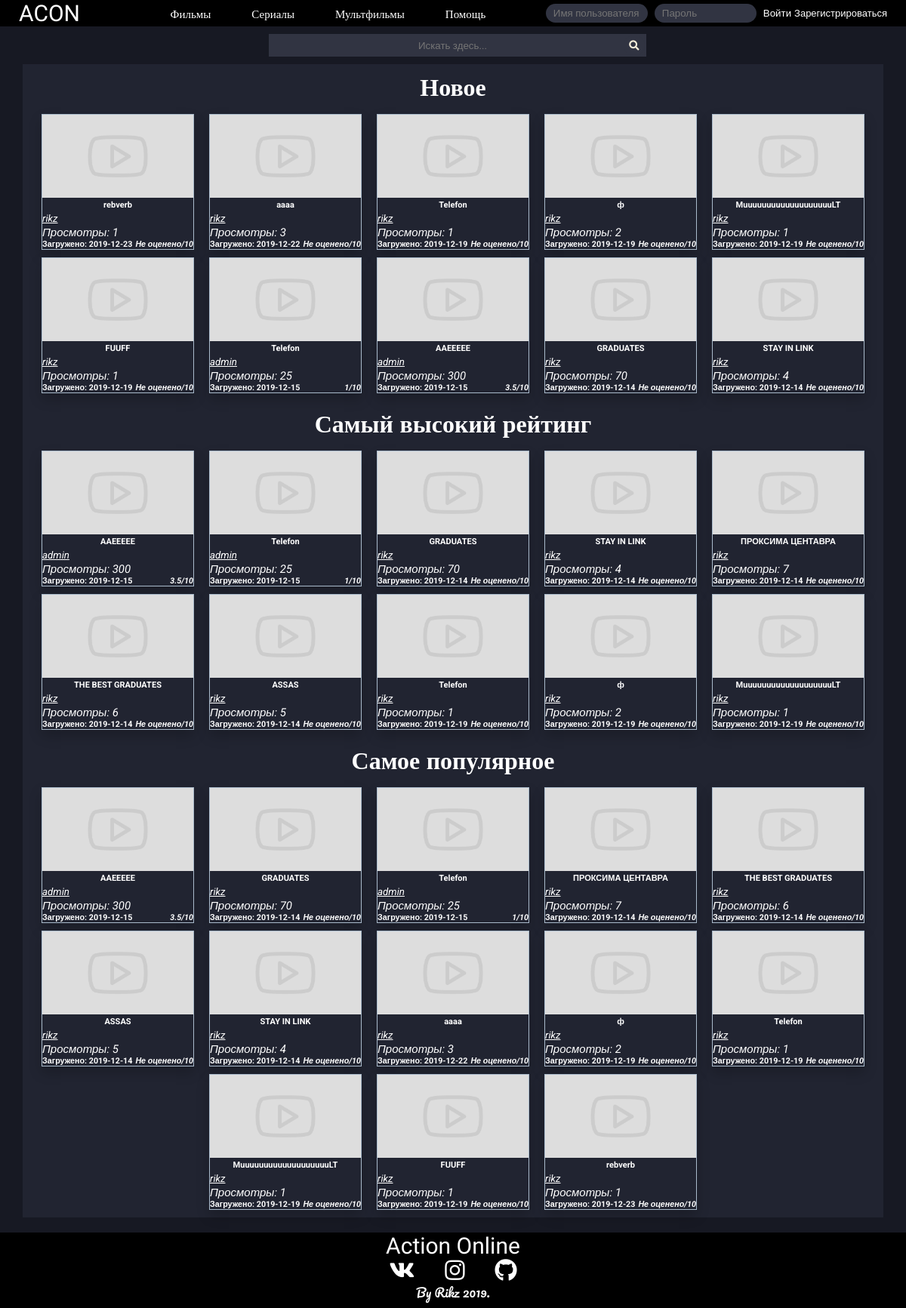
The page / on the database its author committed.
### tables this page shows
CREATE TABLE `files` (
  `id` int(11) UNSIGNED NOT NULL,
  `title` varchar(250) NOT NULL,
  `description` text DEFAULT NULL,
  `preview` varchar(500) DEFAULT NULL,
  `location` varchar(500) NOT NULL,
  `author` varchar(200) DEFAULT NULL,
  `main_genre` int(11) UNSIGNED NOT NULL DEFAULT 1,
  `creator` int(11) UNSIGNED NOT NULL,
  `upload_date` date NOT NULL,
  `views` int(15) UNSIGNED DEFAULT NULL,
  `middle_rating` float UNSIGNED NOT NULL DEFAULT 0,
  `showing` int(10) UNSIGNED NOT NULL,
  `moderating` int(11) UNSIGNED NOT NULL
);

### lib/mainFunctions.php (the view, shortened to what this page needs)
<?php
  function NameByid($id = 0) {
    if (!$id) {
      return ;
    }
    else {
      require "lib/db.php";
      $query = "SELECT username FROM `users` WHERE id = ? LIMIT 1";
      $stmt = mysqli_prepare($dbc,$query);
      mysqli_stmt_bind_param($stmt, 'i', $id);
      mysqli_stmt_execute($stmt);
      mysqli_stmt_bind_result($stmt,$user);
      return $user;
    }
  }
  function accountButton($id,$text = '') {
    return "<button type='submit' id='idNameButton' name='user_link' value=".$id.">".$text."<i class='line_under'>".NameByid($id)."</i></button>";
  }
  function draw_video($query = 0, $showmoderating = 0, $limit = -1) {
	if ($query) {
		require "lib/db.php";
		$data = mysqli_query($dbc,$query);
		$info = mysqli_fetch_assoc($data);
		echo "<div class='videos'>";
		$counter = 0;
		while ($info) {
			if ($counter == $limit) {
				break;
			}
			if ((!$info['moderating']) || ($info['moderating'] && $showmoderating == 1)) {
				if (!$info['preview'] || !file_exists($info['preview'])) {
					$info['preview'] = "images\\vid_paceholder.jpg";
				}
				if (!$info['middle_rating']) {
					$info['middle_rating'] = "Не оценено";
				}
		        if ($info['showing'] == 0 && $info['showing'] != NULL) {
		          echo "
		            <div class='video' style='border: 3px #615f57 solid;'>";
		        }
		        else{
		          echo "
		            <div class='video'>";
		        }
				echo "
		        	<form method='GET' action='watch'>
		            <button class='videoButton' name='vid' value=".$info['id']."><img class='videoPreview' src=".$info['preview'].">
		            <h5>".$info['title']."</h5>
		            </button></form>
		            <form method='GET' action='account'>
		            <p>".accountButton($info['creator'])."</p>
		            </form>
		            <i id='homeViews'>Просмотры: ".$info['views']."</i>
		            <h6 id='homeAddInfo'>Загружено: ".$info['upload_date']."<i>".$info['middle_rating']."/10</i></h6>
		        </div>";
		        $counter++;
		    }
		    elseif ($counter == 0) {
		    	echo "<p id='about'>Извините,сейчас тут ничего нет.</p>";
		    }
		    $info = mysqli_fetch_assoc($data);
		}
		echo "</div>";
	}
}
?>

### style/style.css (style rules this page uses)
* { margin: 0; padding: 0; font-family: 'Roboto', sans-serif; }
html, body { height:100%; }
body { background-color: #171923; color: white; }
.videos { display: flex; flex-wrap: wrap; justify-content: center; margin-top: 10px; }
.video { margin: 0 10px 10px 10px; margin-bottom: 10px; max-width: 200px; box-shadow: 0px 8px 16px 0px rgba(0,0,0,0.2); border: 1px #abc solid; }
#homeViews { font-size: 15px; }
#homeAddInfo { display: flex; flex-wrap: wrap; justify-content: space-between; align-items: flex-end; }
.videoPreview { width: 200px; height: 110px; }
.videoButton { cursor: pointer; border: none; color: white; background-color: #212431; }
.line_under { text-decoration: underline; }
#idNameButton { cursor: pointer; border: none; color: white; background-color: #212431; }

### rows shown on the page
files: moderating 0 (drawn), title "rebverb", views "1", upload_date "2019-12-23"
files: moderating 0 (drawn), title "aaaa", views "3", upload_date "2019-12-22"
files: moderating 0 (drawn), title "Telefon", views "1", upload_date "2019-12-19"
files: moderating 0 (drawn), title "ф", views "2", upload_date "2019-12-19"
files: moderating 0 (drawn), title "MuuuuuuuuuuuuuuuuuuuLT", views "1", upload_date "2019-12-19"
files: moderating 0 (drawn), title "FUUFF", views "1", upload_date "2019-12-19"
files: moderating 0 (drawn), title "Telefon", views "25", upload_date "2019-12-15", middle_rating "1"
files: moderating 0 (drawn), title "AAEEEEE", views "300", upload_date "2019-12-15", middle_rating "3.5"
files: moderating 0 (drawn), title "GRADUATES", views "70", upload_date "2019-12-14"
files: moderating 0 (drawn), title "STAY IN LINK", views "4", upload_date "2019-12-14"
files: moderating 0 (drawn), title "ПРОКСИМА ЦЕНТАВРА", views "7", upload_date "2019-12-14"
files: moderating 0 (drawn), title "THE BEST GRADUATES", views "6", upload_date "2019-12-14"
files: moderating 0 (drawn), title "ASSAS", views "5", upload_date "2019-12-14"

### other values the page prints
NameByid($id) "rikz"
$info['middle_rating'] "Не оценено"
NameByid($id) "admin"
